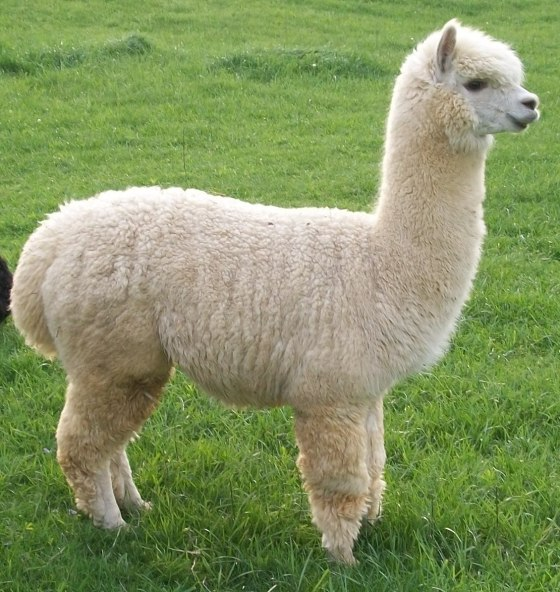
#> input picture image.jpg, 560 x 592 px
$ python detectEdges.py
#> lines starting #> are read from the running program, lines starting #| are printed output that depends on the picture
import cv2
import numpy as np
from matplotlib import pyplot as plt

# Load image
img = cv2.imread('image.jpg', 0)
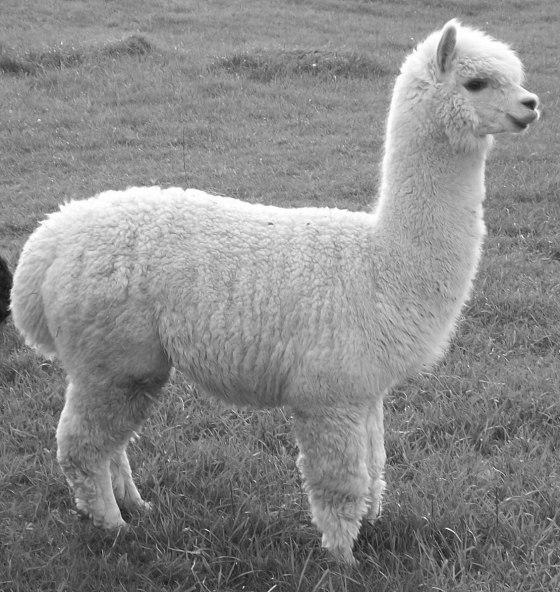
#> img: shape (592, 560); min 17, max 255, mean 137.6

# Perform canny edge detection
edges = cv2.Canny(img, 275, 200)
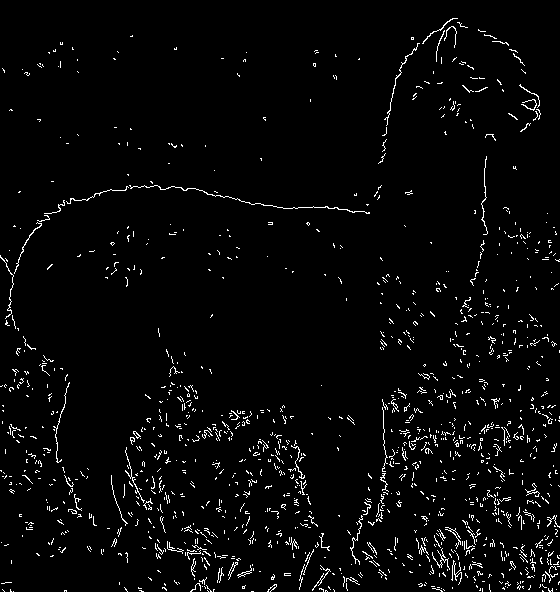
#> edges: shape (592, 560); 3% white in thin lines or dots

# Plot input foto on the left
plt.subplot(121), plt.imshow(img, cmap='gray')
# Add title and disable axis markers
plt.title('Input Alpaca'), plt.xticks([]), plt.yticks([])

# Plot edges image on the right
plt.subplot(122), plt.imshow(edges, cmap='gray')
# Add title and disable axis markers
plt.title('Edgy Alpaca'), plt.xticks([]), plt.yticks([])

# Display finished plot
plt.show()
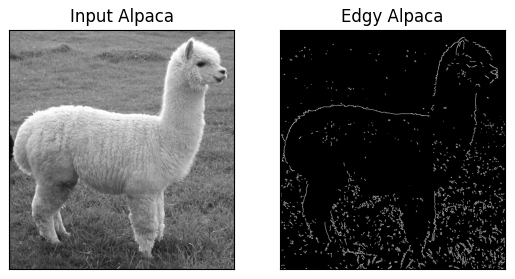
#> figure drawn by matplotlib, 2 panels
